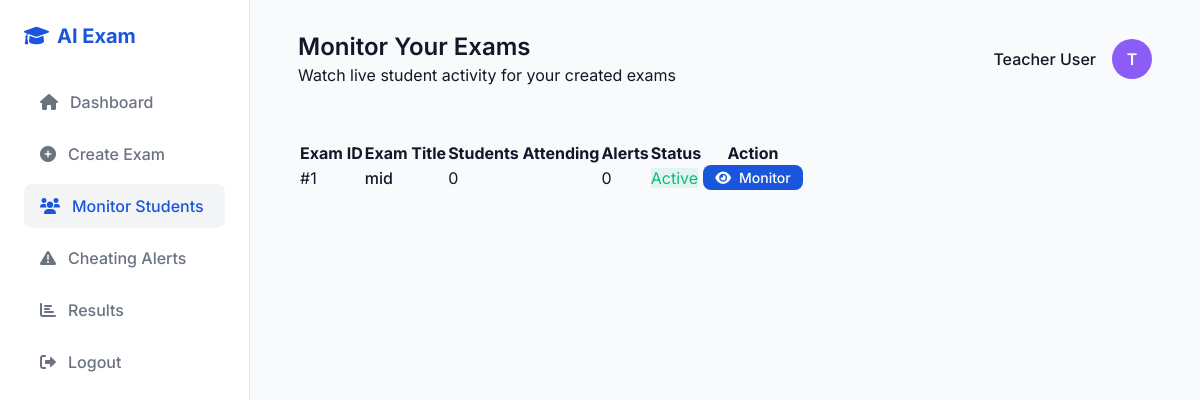
The page /teacher/monitor_exams (signed in) on the database as committed earlier.
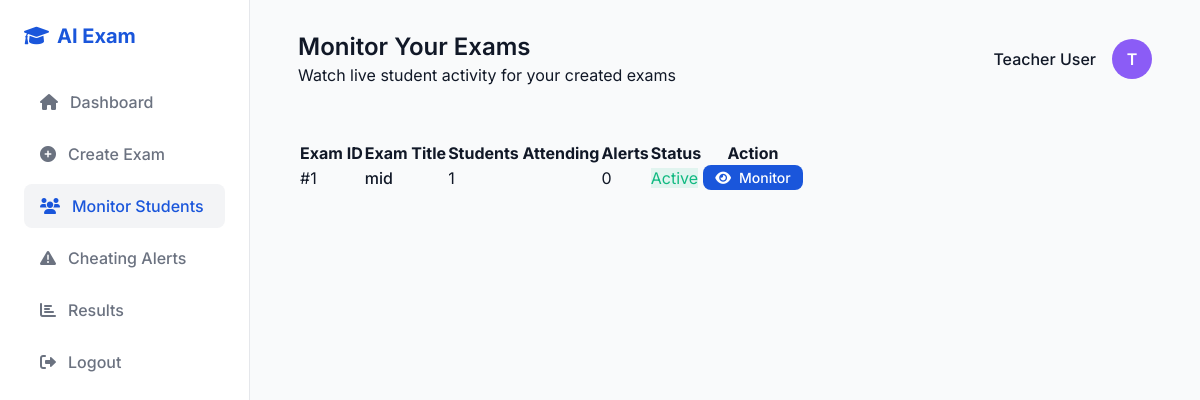
The same page on the database as committed later.
### tables this page shows
CREATE TABLE exams (
            id INTEGER PRIMARY KEY AUTOINCREMENT,
            exam_name TEXT NOT NULL,
            duration INTEGER NOT NULL,
            created_date DATETIME DEFAULT CURRENT_TIMESTAMP,
            created_by INTEGER NOT NULL,
            FOREIGN KEY (created_by) REFERENCES users (id)
        );

### app.py (the view)
@app.route('/teacher/monitor_exams')
def teacher_monitor_exams():
    if session.get('role') != 'teacher':
        return redirect(url_for('login'))
    conn = get_db_connection()
    exams = conn.execute('''
        SELECT e.*,
               (SELECT COUNT(DISTINCT student_id) FROM answers WHERE exam_id = e.id) as student_count,
               (SELECT COUNT(*) FROM cheating_alerts c WHERE c.exam_id = e.id) as alert_count
        FROM exams e
        WHERE e.created_by = ?
        ORDER BY e.created_date DESC
    ''', (session['user_id'],)).fetchall()
    conn.close()
    return render_template('teacher_monitor_exams.html', exams=exams)

### app.py (called while the page is built)
def get_db_connection():
    conn = sqlite3.connect(DATABASE)
    conn.row_factory = sqlite3.Row
    return conn

### templates/teacher_monitor_exams.html (shortened to what the changed rows need)
<!DOCTYPE html>
<html lang="en">
<head>
    <link rel="stylesheet" href="{{ url_for('static', filename='style.css') }}">
    <link href="https://cdnjs.cloudflare.com/ajax/libs/font-awesome/6.0.0/css/all.min.css" rel="stylesheet">
</head>
<body>
    <div class="dashboard-layout">
        <main class="main-content">
            <div class="card" style="margin-top: 1.5rem;">
                <div class="table-container">
                    <table class="table">
                        <thead>
                            <tr>
                                <th>Exam ID</th>
                                <th>Exam Title</th>
                                <th>Students Attending</th>
                                <th>Alerts</th>
                                <th>Status</th>
                                <th>Action</th>
                            </tr>
                        </thead>
                        <tbody>
                            {% for exam in exams %}
                            <tr>
                                <td>#{{ exam.id }}</td>
                                <td><span style="font-weight: 500; color: var(--text-main);">{{ exam.exam_name }}</span></td>
                                <td>{{ exam.student_count }}</td>
                                <td>
                                    {% if exam.alert_count > 0 %}
                                    <span style="color: var(--danger); font-weight: bold;"><i class="fas fa-exclamation-circle"></i> {{ exam.alert_count }}</span>
                                    {% else %}
                                    <span class="text-muted">0</span>
                                    {% endif %}
                                </td>
                                <td><span class="status-badge" style="background-color: {{ 'rgba(16, 185, 129, 0.1)' if exam.alert_count == 0 else 'rgba(239, 68, 68, 0.1)' }}; color: {{ 'var(--success)' if exam.alert_count == 0 else 'var(--danger)' }};">Active</span></td>
                                <td>
                                    <a href="{{ url_for('teacher_exam_monitor', exam_id=exam.id) }}" class="btn-primary" style="padding: 0.25rem 0.75rem; font-size: 0.875rem; text-decoration: none; display: inline-flex; align-items: center; justify-content: center;"><i class="fas fa-eye" style="margin-right: 0.5rem;"></i> Monitor</a>
                                </td>
                            </tr>
                            {% else %}
                            <tr>
                                <td colspan="6" style="text-align: center; color: var(--text-muted); padding: 2rem;">
                                    You haven't created any exams to monitor yet.
                                </td>
                            </tr>
                            {% endfor %}
                        </tbody>
                    </table>
                </div>
            </div>
        </main>
    </div>
</body>
</html>

Rows that differ between the two databases and show on the page:
changed exams "mid": student_count "0" → "1"
